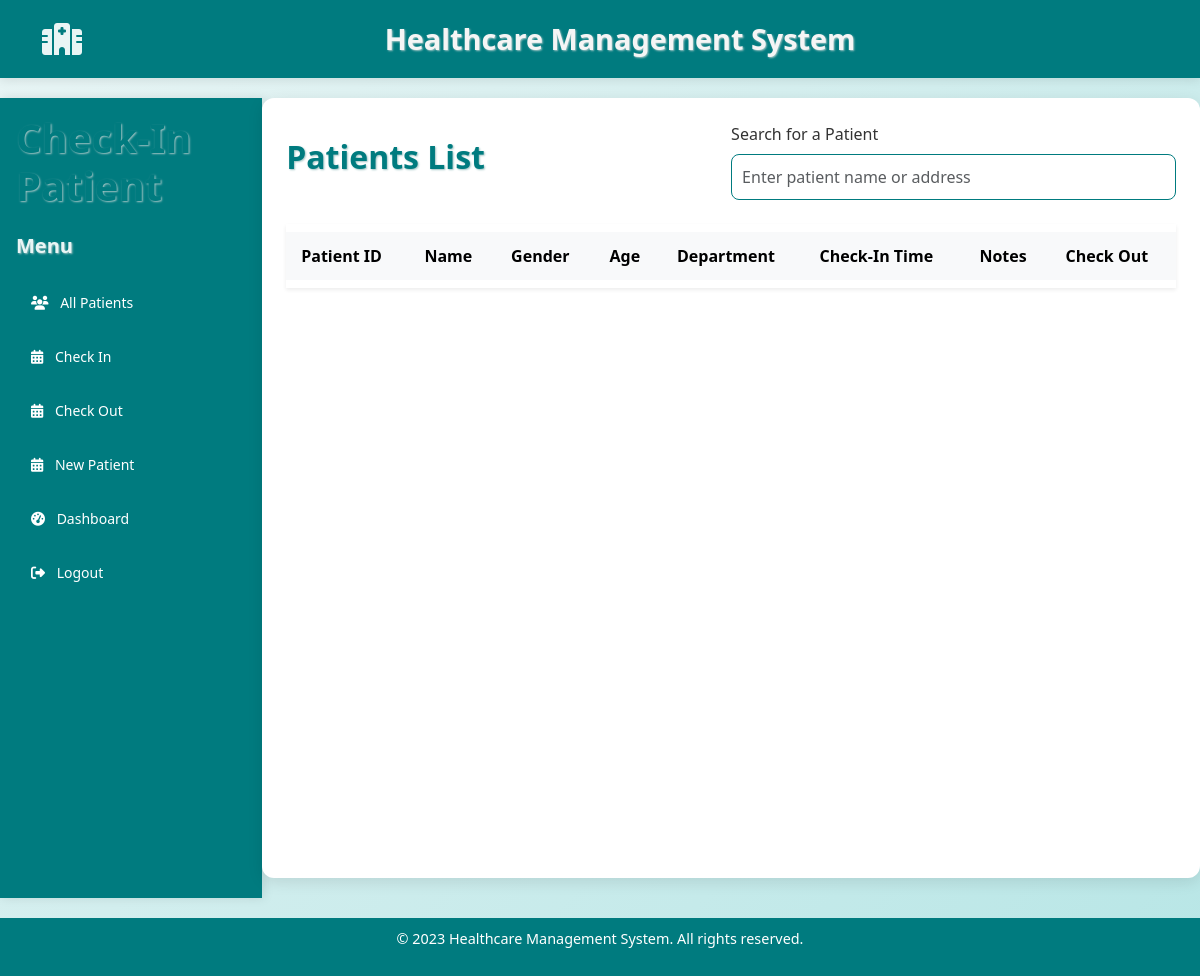
Page /checkin on the earlier database version.
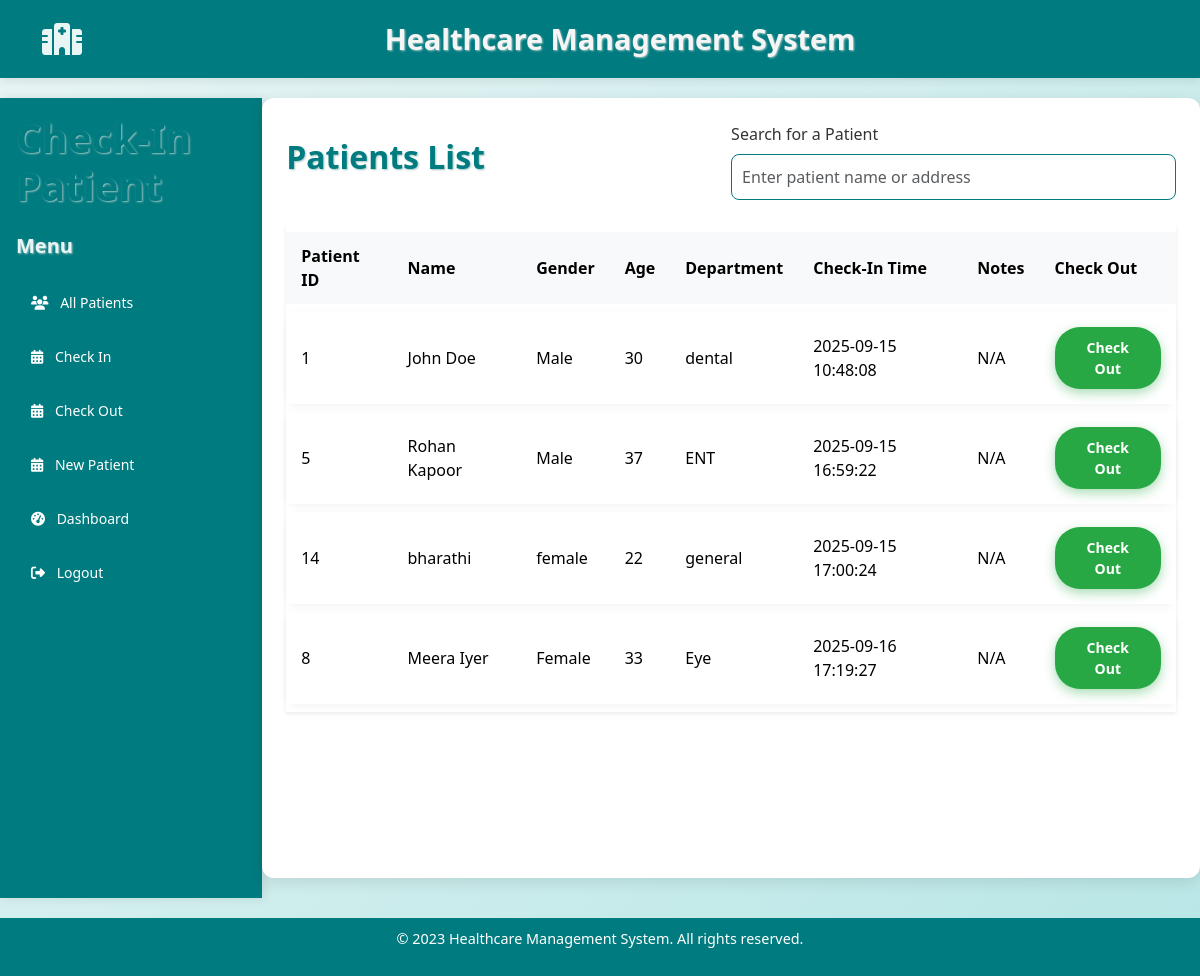
Same page on the later database version.
### models.py (models this page shows)
class Patientin(db.Model):
    id = db.Column(db.Integer, primary_key=True)
    patient_id = db.Column(db.Integer, db.ForeignKey('patient.id'), nullable=False)
    check_in_time = db.Column(db.DateTime, default=without_microseconds)
    notes = db.Column(db.String(255))

class Patient(db.Model):
    id = db.Column(db.Integer, primary_key=True)
    name = db.Column(db.String(100), nullable=False)
    gender = db.Column(db.String, nullable=False)
    age = db.Column(db.Integer, nullable=False)
    phone = db.Column(db.Integer, nullable=False)
    address = db.Column(db.String, nullable=False)
    department = db.Column(db.String, nullable=False)

### app.py (the view, shortened to what this page needs)
@app.route('/checkin', methods=['GET', 'POST'])
def checkin_page():
    try:
        shift2 = db.session.query(Patientin, Patient).join(Patient,Patientin.patient_id==Patient.id).all()
        return render_template('checkin.html', patients=shift2)
    except Exception as e:
        print("ERROR in checkin_page:", str(e))
        flash("An error occurred while processing your request", "error")
        return redirect(url_for('index'))

### templates/checkin.html (shortened to what this page needs)
{% extends "base.html" %}
{% block content %}
    <div class="d-flex">
        <nav class="sidebar text-white p-3 vh-100" style="background-color: #007b7f;">
            <h1 class="mb-4">Check-In Patient</h1>
            <h5 class="mb-4">Menu</h5>
            <ul class="nav flex-column">
                <li class="nav-item mb-2"><a href="{{url_for('adminp')}}" class="nav-link text-white"><i class="fas fa-users me-2"></i> All Patients</a></li>
                <li class="nav-item mb-2">
                    <a href="{{ url_for('checkin_page') }}" class="nav-link text-white">
                        <i class="fas fa-calendar-alt me-2"></i> Check In
                    </a>
                </li>
                <li class="nav-item mb-2">
                    <a href="{{ url_for('checkout_page') }}" class="nav-link text-white">
                        <i class="fas fa-calendar-alt me-2"></i> Check Out
                    </a>
                </li>
                <li class="nav-item mb-2">
                    <a href="{{ url_for('patreg') }}" class="nav-link text-white">
                        <i class="fas fa-calendar-alt me-2"></i> New Patient
                    </a>
                </li>
                <li class="nav-item mb-2">
                    <a href="{{ url_for('analytics.superadmin_dashboard') }}" class="nav-link text-white">
                        <i class="fas fa-tachometer-alt me-2"></i> Dashboard
                    </a>
                </li>
                <li class="nav-item mb-2">
                    <a href="{{ url_for('logout') }}" class="nav-link text-white">
                        <i class="fas fa-sign-out-alt me-2"></i> Logout
                    </a>
                </li>
            </ul>
        </nav>
        <div class="container-fluid p-4">
            <div class="d-flex justify-content-between align-items-center mb-4">
                <h2>Patients List</h2>
                <div class="w-50">
                    <label class="form-label">Search for a Patient</label>
                    <input type="text" id="searchInput" class="form-control" placeholder="Enter patient name or address">
                </div>
            </div>
            <table class="table table-bordered align-middle shadow-sm">
                <thead class="table-light">
                    <tr>
                        <th>Patient ID</th>
                        <th>Name</th>
                        <th>Gender</th>
                        <th>Age</th>
                        <th>Department</th>
                        <th>Check-In Time</th>
                        <th>Notes</th>
                        <th>Check Out</th>
                    </tr>
                </thead>
                <tbody id="resultsBody">
                    {% for checkin_record, patient in patients %}
                    <tr>
                        <td>{{ patient.id }}</td>
                        <td>{{ patient.name }}</td>
                        <td>{{ patient.gender }}</td>
                        <td>{{ patient.age }}</td>
                        <td>{{ patient.department }}</td>
                        <td>{{ checkin_record.check_in_time }}</td>
                        <td>{{ checkin_record.notes or 'N/A' }}</td>
                        <td>
                            <form action="{{ url_for('checkout_page') }}" method="POST" style="display:inline;">
                                <button type="submit" class="btn btn-success btn-sm">Check Out</button>
                            </form>
                        </td>
                    </tr>
                    {% endfor %}
                </tbody>
            </table>
        </div>
    </div>
{% endblock %}

### templates/base.html (shortened to what this page needs)
<!DOCTYPE html>
<html lang="en">
<head>
    <link href="https://cdn.jsdelivr.net/npm/bootstrap@5.3.3/dist/css/bootstrap.min.css" rel="stylesheet">
    <link rel="stylesheet" href="{{ url_for('static', filename='style.css') }}">
    <link rel="stylesheet" href="https://cdnjs.cloudflare.com/ajax/libs/font-awesome/6.4.0/css/all.min.css">
</head>
<body>
    <header class="header">
        <div class="container">
            <div class="logo">
                <i class="fas fa-hospital"></i>
            </div>
            <h1>Healthcare Management System</h1>
        </div>
    </header>
    <main class="main-content">
        {% block content %}{% endblock %}
    </main>
    <footer class="footer">
        <div class="container">
            <p>&copy; 2023 Healthcare Management System. All rights reserved.</p>
        </div>
    </footer>
</body>
</html>

### static/style.css (style rules this page uses)
body { background-color: #f8f9fa; font-family: 'Segoe UI', sans-serif; }
.sidebar { width: 330px; }
.sidebar .nav-item { cursor: pointer; font-size: 14px; }
.table td, .table th { vertical-align: middle; }

### templates/base.html (style rules this page uses)
body { background: linear-gradient(135deg, #e9f5f5 0%, #b8e6e6 100%); font-family: 'Segoe UI', Tahoma, Geneva, Verdana, sans-serif; color: #333; margin: 0; padding: 0; min-height: 100vh; display: flex; flex-direction: column; }
.header { background-color: #007b7f; color: white; padding: 15px 0; box-shadow: 0 2px 10px rgba(0,0,0,0.1); }
.header .container { display: flex; justify-content: space-between; align-items: center; }
.header h1 { margin: 0; font-size: 1.8rem; font-weight: 700; color: whitesmoke; }
.header .logo { font-size: 2rem; color: #e9f5f5; }
.footer { background-color: #007b7f; color: white; text-align: center; padding: 10px 0; margin-top: auto; font-size: 0.9rem; }
.main-content { flex: 1; padding: 20px 0; }
h1, h2, h3, h4, h5, h6 { color: #007b7f; font-weight: 700; text-shadow: 1px 1px 2px #a0c4c4; }
.container-fluid { max-width: 1200px; background: white; border-radius: 12px; box-shadow: 0 4px 15px rgba(0,0,0,0.1); padding: 30px; margin: 0 auto 20px auto; }
.sidebar { background-color: #007b7f; color: white; min-height: 100vh; padding: 20px; box-shadow: 2px 0 10px rgba(0,0,0,0.1); }
.sidebar h5 { color: #e9f5f5; font-weight: 600; margin-bottom: 20px; }
.sidebar .nav-link { color: #e9f5f5; font-weight: 500; padding: 10px 15px; border-radius: 8px; transition: background-color 0.3s ease; margin-bottom: 5px; }
.btn-success { background-color: #28a745; border: none; border-radius: 25px; padding: 10px 20px; font-weight: 600; box-shadow: 0 4px 12px rgba(40,167,69,0.4); transition: background-color 0.3s ease; }
.table { border-collapse: separate; border-spacing: 0 8px; width: 100%; }
.table thead tr { background-color: #007b7f; color: white; font-weight: 600; border-radius: 12px; }
.table thead th { padding: 12px 15px; text-align: left; border: none; }
.table tbody tr { background-color: #f0f8f8; border-radius: 12px; box-shadow: 0 2px 8px rgba(0,0,0,0.05); transition: background-color 0.3s ease; }
.table tbody td { padding: 15px; vertical-align: middle; font-size: 1rem; border: none; }
.form-control { border-radius: 8px; border: 1px solid #007b7f; padding: 10px; }

Differences in the rows shown:
added Patientin: id "1", name "John Doe", gender "Male", age "30", department "dental", check_in_time "2025-09-15 10:48:08", notes "N/A"
added Patientin: id "5", name "Rohan Kapoor", gender "Male", age "37", department "ENT", check_in_time "2025-09-15 16:59:22", notes "N/A"
added Patientin: id "14", name "bharathi", gender "female", age "22", department "general", check_in_time "2025-09-15 17:00:24", notes "N/A"
added Patientin: id "8", name "Meera Iyer", gender "Female", age "33", department "Eye", check_in_time "2025-09-16 17:19:27", notes "N/A"
